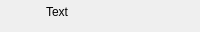
<?xml version="1.0" encoding="UTF-8"?>
<ui version="4.0">
 <class>CollapsibleArea</class>
 <widget class="QWidget" name="CollapsibleArea">
  <property name="geometry">
   <rect>
    <x>0</x>
    <y>0</y>
    <width>200</width>
    <height>32</height>
   </rect>
  </property>
  <property name="sizePolicy">
   <sizepolicy hsizetype="Preferred" vsizetype="Fixed">
    <horstretch>0</horstretch>
    <verstretch>0</verstretch>
   </sizepolicy>
  </property>
  <property name="windowTitle">
   <string>Form</string>
  </property>
  <layout class="QGridLayout" name="gridLayout">
   <property name="leftMargin">
    <number>0</number>
   </property>
   <property name="topMargin">
    <number>0</number>
   </property>
   <property name="rightMargin">
    <number>0</number>
   </property>
   <property name="bottomMargin">
    <number>0</number>
   </property>
   <item row="1" column="0" colspan="4">
    <widget class="QScrollArea" name="scrollArea">
     <property name="sizePolicy">
      <sizepolicy hsizetype="Preferred" vsizetype="Expanding">
       <horstretch>0</horstretch>
       <verstretch>0</verstretch>
      </sizepolicy>
     </property>
     <property name="maximumSize">
      <size>
       <width>16777215</width>
       <height>0</height>
      </size>
     </property>
     <property name="styleSheet">
      <string notr="true">QScrollArea {
	border: none;
}</string>
     </property>
     <property name="verticalScrollBarPolicy">
      <enum>Qt::ScrollBarAlwaysOff</enum>
     </property>
     <property name="horizontalScrollBarPolicy">
      <enum>Qt::ScrollBarAlwaysOff</enum>
     </property>
     <property name="widgetResizable">
      <bool>true</bool>
     </property>
     <widget class="QWidget" name="contents">
      <property name="geometry">
       <rect>
        <x>0</x>
        <y>0</y>
        <width>111</width>
        <height>16</height>
       </rect>
      </property>
     </widget>
    </widget>
   </item>
   <item row="0" column="1">
    <widget class="QLabel" name="label">
     <property name="text">
      <string>Text</string>
     </property>
    </widget>
   </item>
   <item row="0" column="2">
    <widget class="QLabel" name="changedFiltersLabel">
     <property name="styleSheet">
      <string notr="true">color: rgb(110, 29, 114);</string>
     </property>
     <property name="text">
      <string notr="true"/>
     </property>
     <property name="alignment">
      <set>Qt::AlignRight|Qt::AlignTrailing|Qt::AlignVCenter</set>
     </property>
    </widget>
   </item>
   <item row="0" column="0">
    <widget class="QPushButton" name="expandButton">
     <property name="sizePolicy">
      <sizepolicy hsizetype="Fixed" vsizetype="Fixed">
       <horstretch>0</horstretch>
       <verstretch>0</verstretch>
      </sizepolicy>
     </property>
     <property name="cursor">
      <cursorShape>PointingHandCursor</cursorShape>
     </property>
     <property name="styleSheet">
      <string notr="true">QPushButton {
	icon: url(:/icons/angle-right.svg);
}

QPushButton:checked {
	icon: url(:/icons/angle-down.svg);
}</string>
     </property>
     <property name="text">
      <string/>
     </property>
     <property name="checkable">
      <bool>true</bool>
     </property>
     <property name="flat">
      <bool>true</bool>
     </property>
    </widget>
   </item>
   <item row="0" column="3">
    <widget class="QPushButton" name="clearButton">
     <property name="sizePolicy">
      <sizepolicy hsizetype="Fixed" vsizetype="Minimum">
       <horstretch>0</horstretch>
       <verstretch>0</verstretch>
      </sizepolicy>
     </property>
     <property name="minimumSize">
      <size>
       <width>16</width>
       <height>16</height>
      </size>
     </property>
     <property name="maximumSize">
      <size>
       <width>16</width>
       <height>16</height>
      </size>
     </property>
     <property name="text">
      <string notr="true"/>
     </property>
     <property name="icon">
      <iconset resource="../resources.qrc">
       <normaloff>:/icons/circle-xmark.svg</normaloff>:/icons/circle-xmark.svg</iconset>
     </property>
     <property name="flat">
      <bool>true</bool>
     </property>
    </widget>
   </item>
  </layout>
 </widget>
 <resources>
  <include location="../resources.qrc"/>
 </resources>
 <connections/>
</ui>
